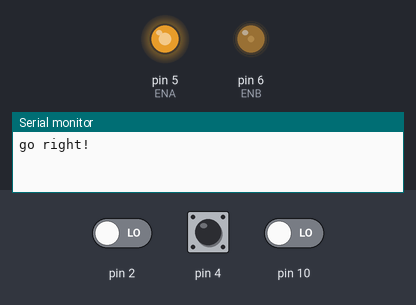
The sketch below on a simulated Arduino Uno, built with avr-gcc and run on an emulated ATmega328P. Shown: output pins drawn as LEDs (lit = HIGH), the last lines printed to the serial monitor. The inputs (shaded band) are chosen by the test bench; at power-on: pin 10 LOW, pin 2 LOW, pin 4 HIGH.

Above: at 1.2 s.
1.3 s: pin 10 driven HIGH
At 1.6 s:
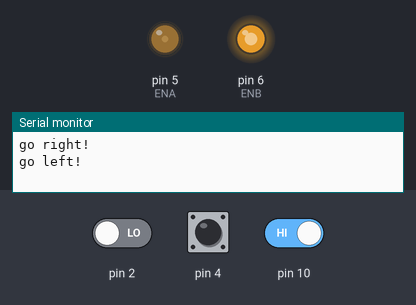
2.8 s: pin 2 driven HIGH and pin 4 driven LOW
At 3.5 s:
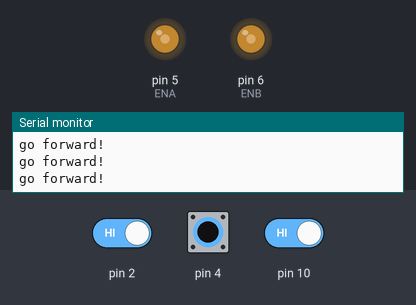
4.3 s: pin 4 pulsed HIGH 5 times (0.12 s each, 0.3 s apart)
Timing chart, 0 to 7.3 s (numbered marks = the images above; inputs shaded):
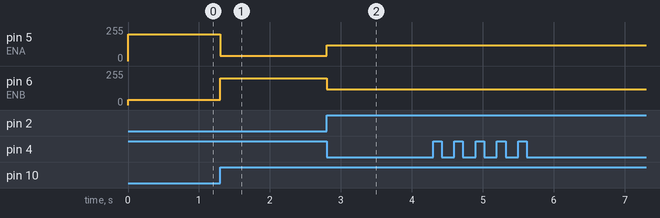

Measured:
- after the input at 1.3 s, pin 5 (ENA): 200/255 → 40/255 at once; pin 6 (ENB): 40/255 → 200/255 at once
- after the input at 2.8 s, pin 5 (ENA): 40/255 → 120/255 at once; pin 6 (ENB): 200/255 → 120/255 at once

The sketch:

sketch_apr11a.ino
```cpp
//Line Tracking IO define
#define LT_R !digitalRead(10)
#define LT_M !digitalRead(4)
#define LT_L !digitalRead(2)

#define ENA 5
#define ENB 6
#define IN1 7
#define IN2 8
#define IN3 9
#define IN4 11

#define carSpeed 120
float max_vs = 80;

void forward(){
  analogWrite(ENA, carSpeed);
  analogWrite(ENB, carSpeed);
  digitalWrite(IN1, HIGH);
  digitalWrite(IN2, LOW);
  digitalWrite(IN3, LOW);
  digitalWrite(IN4, HIGH);
  Serial.println("go forward!");
}

void left(){
  analogWrite(ENA, carSpeed-max_vs);
  analogWrite(ENB, carSpeed+max_vs);
  digitalWrite(IN1, HIGH);
  digitalWrite(IN2, LOW);
  digitalWrite(IN3, LOW);
  digitalWrite(IN4, HIGH);
  Serial.println("go left!");
}

void right(){
  analogWrite(ENA, carSpeed+max_vs);
  analogWrite(ENB, carSpeed-max_vs);
  digitalWrite(IN1, HIGH);
  digitalWrite(IN2, LOW);
  digitalWrite(IN3, LOW);
  digitalWrite(IN4, HIGH);
  Serial.println("go right!");
}

void setup(){
  Serial.begin(9600);
  pinMode(10,INPUT);
  pinMode(4,INPUT);
  pinMode(2,INPUT);
}

void loop() {
  if(LT_M){
    forward();
  }
  else if(LT_R) {
      right();
      while (LT_R);
    }
   else if(LT_L) {
      left();
      while (LT_L);
    }
}
```
